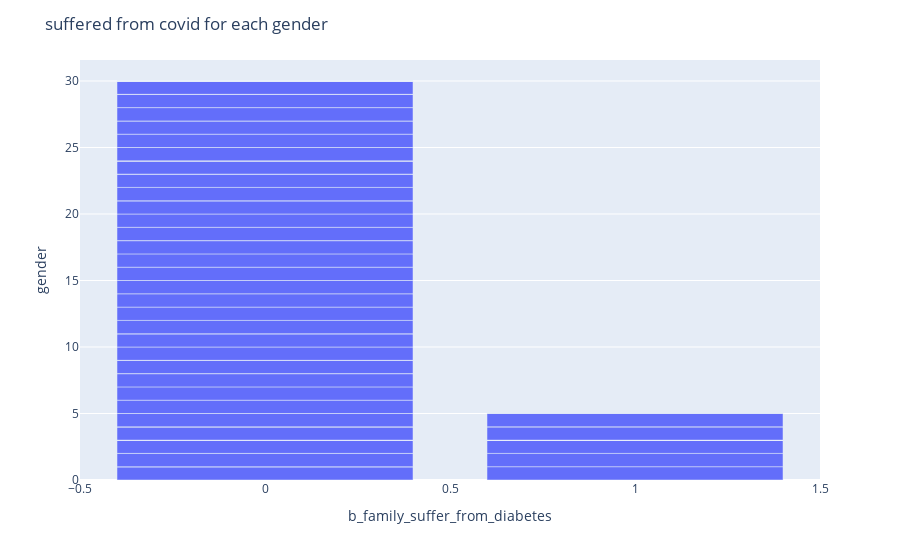

Notebook code cell kept with this figure:
### Code cell
fig = px.bar(data, y='gender', x='b_family_suffer_from_diabetes')
fig.update_layout(title='suffered from diabetes for each gender')
fig.show()

### Figure 1 — Plotly figure (JSON) as saved in the notebook; plotly's stock layout.template omitted (floating-point values rounded to 4 significant figures)
{"data": [{"alignmentgroup": "True", "hovertemplate": "b_family_suffer_from_diabetes=%{x}<br>gender=%{y}<extra></extra>", "legendgroup": "", "marker": {"color": "#636efa"}, "name": "", "offsetgroup": "", "orientation": "v", "showlegend": false, "textposition": "auto", "type": "bar", "x": [1, 0, 0, 0, 0, 0, 0, 0, 0, 0, 0, 1, 0, 0, 1, 0, 1, 0, 0, 1, 1, 0, 1, 0, 0, 0, 0, 0, 1, 1, 1, 0, 1, 0, 0, 0, 0, 0, 0, 0, 0, 0, 0, 0, 0, 0, 0, 0, 0, 0, 0, 0, 0, 0, 0, 0, 0, 0, 0, 0, 0, 1, 1, 1, 1, 0, 0, 0, 0, 0, 0, 0, 0, 0, 0, 0, 0, 0, 1, 0, 0, 0, 0, 0, 0, 0, 0, 0, 0, 0, 0, 0, 0, 0, 0, 0, 0, 0, 0, 0, 0, 0, 0, 0, 0], "xaxis": "x", "y": [0, 0, 0, 0, 0, 0, 0, 0, 0, 0, 0, 0, 0, 0, 0, 0, 0, 0, 0, 1, 1, 1, 1, 0, 0, 1, 0, 0, 0, 0, 0, 0, 0, 1, 0, 0, 0, 1, 0, 0, 1, 0, 0, 1, 1, 1, 0, 1, 0, 0, 0, 0, 1, 1, 0, 0, 1, 1, 1, 1, 0, 0, 1, 0, 1, 0, 1, 1, 1, 0, 1, 1, 1, 0, 0, 1, 1, 0, 0, 1, 0, 0, 0, 0, 1, 0, 0, 0, 0, 1, 1, 0, 1, 1, 0, 0, 0, 1, 0, 0, 0, 0, 0, 0, 0], "yaxis": "y"}], "layout": {"barmode": "relative", "legend": {"tracegroupgap": 0}, "margin": {"t": 60}, "title": {"text": "suffered from covid for each gender"}, "xaxis": {"anchor": "y", "domain": [0, 1], "title": {"text": "b_family_suffer_from_diabetes"}}, "yaxis": {"anchor": "x", "domain": [0, 1], "title": {"text": "gender"}}}}
